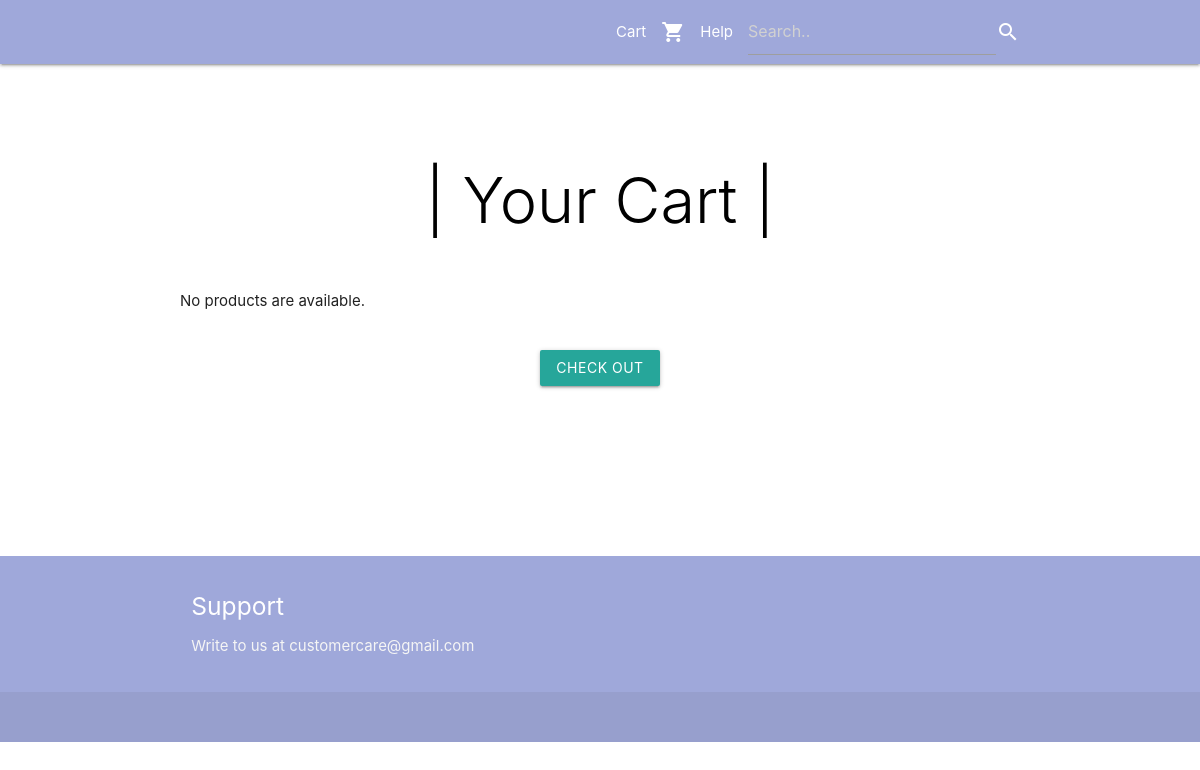
/cart/, run on an earlier commit of the app's database.
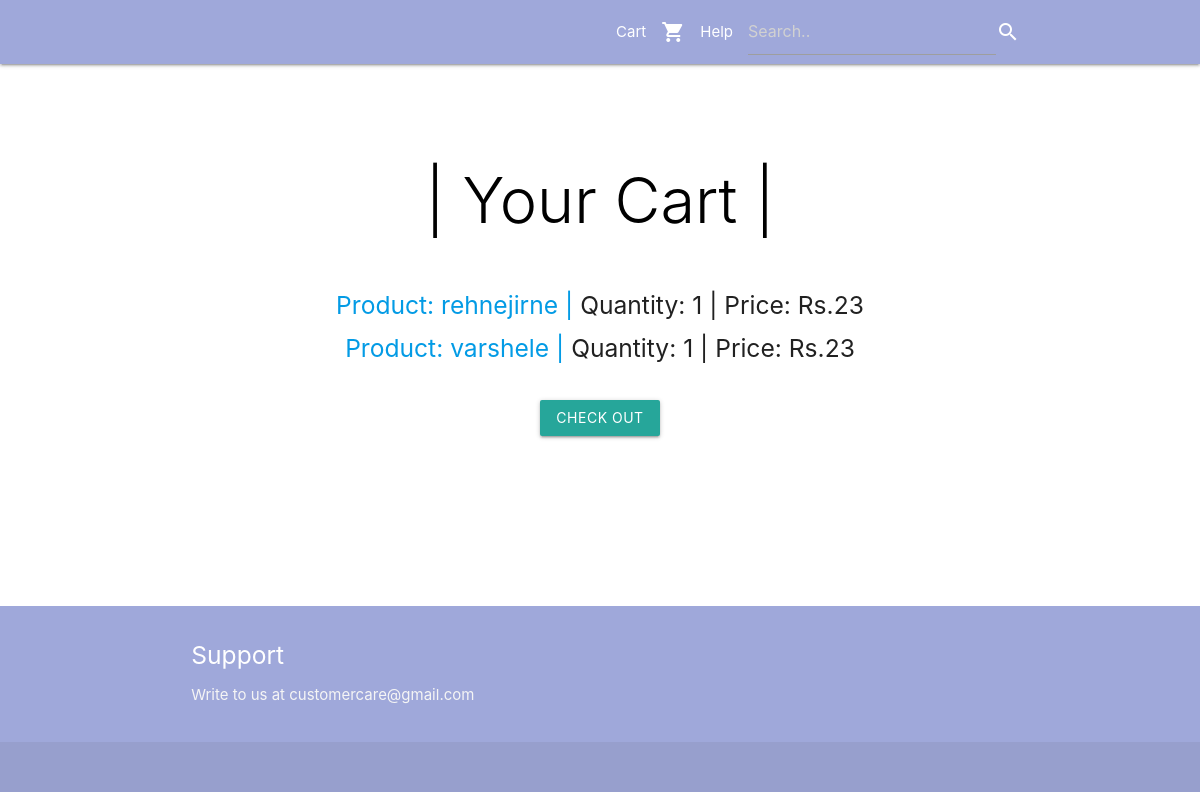
And on a later commit of the database.
### cart/models.py (models this page shows, shortened)
class product(models.Model):
    product_ID = models.IntegerField(primary_key=True)
    product_name = models.CharField(max_length=200, blank=True)
    category = models.CharField(max_length=200, blank=True)
    product_stock = models.IntegerField(default=0)
    price = models.IntegerField(default=0)
    product_description = models.CharField(max_length=300, default='Null')
    cart = models.CharField(max_length=5000, default='Null')
    quantity = models.IntegerField(default=0)
    imagesrc = models.CharField(max_length=500, default=" ")

### cart/views.py (the view)
# urls.py: path('cart/', views.cart, name='cart'),
def cart(request):
    products = product.objects.all().filter(cart="1")
    template = loader.get_template('cart.html')
    context = {
        'products': products,
    }
    return HttpResponse(template.render(context, request))

### cart/templates/cart.html (shortened to what this page needs)
<!DOCTYPE html>
<html lang="en">
{% block head %}
<head>
{% load static %}
  <link href="{% static 'css/materialize.css' %}" type="text/css" rel="stylesheet" media="screen,projection"/>
  <link href="{% static 'css/style.css' %}" type="text/css" rel="stylesheet" media="screen,projection"/>
</head>
{% endblock %}
{% block body %}
<body>
  {% load static %}
  <nav class="indigo lighten-3" role="navigation">
    <div class="nav-wrapper container"><a id="logo-container" href="http://127.0.0.1:8000/cart/" class="brand-logo">
      {% load static %}
      <ul class="right hide-on-med-and-down">
        <li><a href="http://127.0.0.1:8000/cart/">Cart</a></li><li><i class="material-icons">shopping_cart</i></li>
        <li><a href="#">Help</a></li>
        <li><input type="text" placeholder="Search.." name="search"></li><li><i class="material-icons">search</i></li>
      </ul>
    </div>
  </nav>
  <div class="section no-pad-bot" id="index-banner">
    <div class="container">
      <br><br>
      <h1 class="header center black-text light">| Your Cart |</h1>
    </div>
  </div>
  <div class="container">
    <div class="section">
      <div class="row">
        {% if products %}
            <ul>
            {% for product in products %}
                <h5 class="center"><li><a href="/viewcart/{{ product.product_ID }}/">Product: {{product.product_name }} |</a> Quantity: {{product.quantity }} | Price: Rs.{% widthratio product.price 1 product.quantity %}</li></h5>
            {% endfor %}
            </ul>
        {% else %}
            <p>No products are available.</p>
        {% endif %}
<form action='checkout/' method="POST" id="form1">
<br>
<div class="container">
  <div class="center">
  <button
    type="submit"
    class="btn attendBtn"
    name="check out">Check Out
  </button>
</div>
</div>
 </form>
      </div>
      </div>
      </div>
    <br><br>
  <br><br>
  <br><br>
  <footer class="page-footer indigo lighten-3">
    <div class="container">
      <div class="row">
        <div class="col l6 s12">
          <h5 class="white-text">Support</h5>
          <p class="grey-text text-lighten-4">Write to us at customercare@gmail.com</p>
        </div>
      </div>
    </div>
    <div class="footer-copyright">
    </div>
  </footer>
  </body>
  {% endblock %}
</html>

What changed in the data, as far as the page shows it:
added product: product_name "rehnejirne", quantity "1", price+quantity "23"
added product: product_name "varshele", quantity "1", price+quantity "23"
Also different on the page:
text no longer shown: "No products are available."
